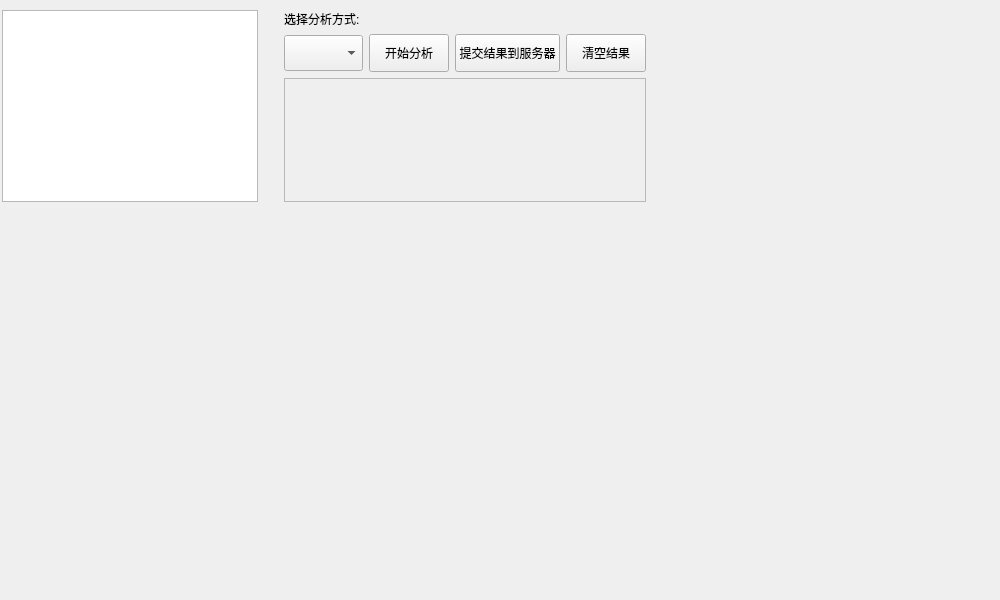
<?xml version="1.0" encoding="UTF-8"?>
<ui version="4.0">
 <class>ClassTabFour</class>
 <widget class="QWidget" name="ClassTabFour">
  <property name="geometry">
   <rect>
    <x>0</x>
    <y>0</y>
    <width>1000</width>
    <height>600</height>
   </rect>
  </property>
  <property name="windowTitle">
   <string>Form</string>
  </property>
  <widget class="QWidget" name="layoutWidget">
   <property name="geometry">
    <rect>
     <x>2</x>
     <y>10</y>
     <width>444</width>
     <height>194</height>
    </rect>
   </property>
   <layout class="QHBoxLayout" name="horizontalLayout_2">
    <property name="sizeConstraint">
     <enum>QLayout::SetFixedSize</enum>
    </property>
    <item>
     <widget class="QTableWidget" name="tableWidget"/>
    </item>
    <item>
     <spacer name="horizontalSpacer">
      <property name="orientation">
       <enum>Qt::Horizontal</enum>
      </property>
      <property name="sizeHint" stdset="0">
       <size>
        <width>20</width>
        <height>20</height>
       </size>
      </property>
     </spacer>
    </item>
    <item>
     <layout class="QVBoxLayout" name="verticalLayout">
      <item>
       <widget class="QLabel" name="label">
        <property name="text">
         <string>选择分析方式:</string>
        </property>
       </widget>
      </item>
      <item>
       <layout class="QHBoxLayout" name="horizontalLayout"/>
      </item>
      <item>
       <layout class="QHBoxLayout" name="horizontalLayout_4">
        <item>
         <widget class="QComboBox" name="comboBox">
          <property name="styleSheet">
           <string notr="true">height:30px;font-size:14px;</string>
          </property>
         </widget>
        </item>
        <item>
         <layout class="QHBoxLayout" name="horizontalLayout_3">
          <item>
           <widget class="QPushButton" name="pushButton_2">
            <property name="styleSheet">
             <string notr="true">height:30px;
line-height:30px;
font-size:12px;</string>
            </property>
            <property name="text">
             <string>开始分析</string>
            </property>
           </widget>
          </item>
          <item>
           <widget class="QPushButton" name="pushButton">
            <property name="styleSheet">
             <string notr="true">height:30px;
line-height:30px;
font-size:12px;</string>
            </property>
            <property name="text">
             <string>提交结果到服务器</string>
            </property>
           </widget>
          </item>
          <item>
           <widget class="QPushButton" name="pushButton_3">
            <property name="styleSheet">
             <string notr="true">height:30px;
line-height:30px;
font-size:12px;</string>
            </property>
            <property name="text">
             <string>清空结果</string>
            </property>
           </widget>
          </item>
         </layout>
        </item>
       </layout>
      </item>
      <item>
       <widget class="QScrollArea" name="scrollArea">
        <property name="widgetResizable">
         <bool>true</bool>
        </property>
        <widget class="QWidget" name="scrollAreaWidgetContents">
         <property name="geometry">
          <rect>
           <x>0</x>
           <y>0</y>
           <width>357</width>
           <height>113</height>
          </rect>
         </property>
        </widget>
       </widget>
      </item>
     </layout>
    </item>
   </layout>
  </widget>
 </widget>
 <resources/>
 <connections/>
</ui>
